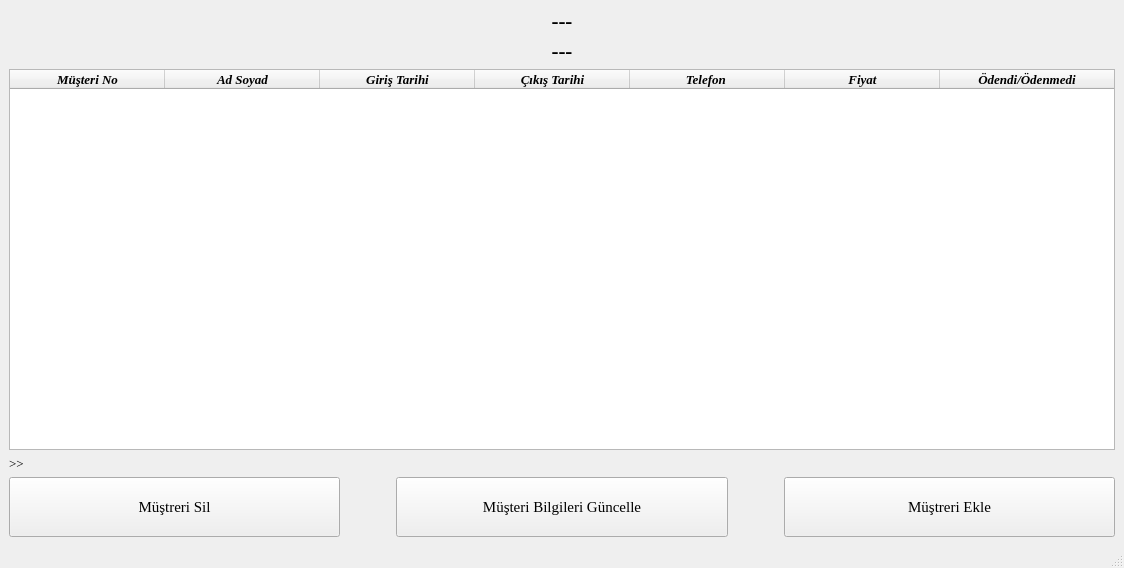
<?xml version="1.0" encoding="UTF-8"?>
<ui version="4.0">
 <class>odaBilgi_MainWindow</class>
 <widget class="QMainWindow" name="odaBilgi_MainWindow">
  <property name="geometry">
   <rect>
    <x>0</x>
    <y>0</y>
    <width>1124</width>
    <height>568</height>
   </rect>
  </property>
  <property name="windowTitle">
   <string>MainWindow</string>
  </property>
  <widget class="QWidget" name="centralwidget">
   <layout class="QVBoxLayout" name="verticalLayout_4">
    <item>
     <layout class="QVBoxLayout" name="verticalLayout_3">
      <item>
       <layout class="QVBoxLayout" name="verticalLayout">
        <item>
         <widget class="QLabel" name="Tarihbaslik_label">
          <property name="font">
           <font>
            <family>Times New Roman</family>
            <pointsize>16</pointsize>
            <weight>75</weight>
            <bold>true</bold>
           </font>
          </property>
          <property name="text">
           <string>---</string>
          </property>
          <property name="alignment">
           <set>Qt::AlignCenter</set>
          </property>
         </widget>
        </item>
        <item>
         <widget class="QLabel" name="baslik_label">
          <property name="font">
           <font>
            <family>Times New Roman</family>
            <pointsize>16</pointsize>
            <weight>75</weight>
            <bold>true</bold>
           </font>
          </property>
          <property name="text">
           <string>---</string>
          </property>
          <property name="alignment">
           <set>Qt::AlignCenter</set>
          </property>
         </widget>
        </item>
       </layout>
      </item>
      <item>
       <widget class="QTableWidget" name="odalarTablosu">
        <property name="sizePolicy">
         <sizepolicy hsizetype="Preferred" vsizetype="Preferred">
          <horstretch>98</horstretch>
          <verstretch>100</verstretch>
         </sizepolicy>
        </property>
        <property name="minimumSize">
         <size>
          <width>1100</width>
          <height>0</height>
         </size>
        </property>
        <property name="maximumSize">
         <size>
          <width>1677721</width>
          <height>1677721</height>
         </size>
        </property>
        <property name="font">
         <font>
          <family>Times New Roman</family>
          <pointsize>10</pointsize>
          <weight>75</weight>
          <italic>true</italic>
          <bold>true</bold>
         </font>
        </property>
        <property name="editTriggers">
         <set>QAbstractItemView::NoEditTriggers</set>
        </property>
        <property name="alternatingRowColors">
         <bool>true</bool>
        </property>
        <property name="selectionMode">
         <enum>QAbstractItemView::SingleSelection</enum>
        </property>
        <property name="selectionBehavior">
         <enum>QAbstractItemView::SelectRows</enum>
        </property>
        <property name="verticalScrollMode">
         <enum>QAbstractItemView::ScrollPerPixel</enum>
        </property>
        <property name="horizontalScrollMode">
         <enum>QAbstractItemView::ScrollPerPixel</enum>
        </property>
        <property name="gridStyle">
         <enum>Qt::NoPen</enum>
        </property>
        <property name="rowCount">
         <number>0</number>
        </property>
        <property name="columnCount">
         <number>7</number>
        </property>
        <attribute name="horizontalHeaderDefaultSectionSize">
         <number>155</number>
        </attribute>
        <attribute name="horizontalHeaderShowSortIndicator" stdset="0">
         <bool>false</bool>
        </attribute>
        <attribute name="horizontalHeaderStretchLastSection">
         <bool>true</bool>
        </attribute>
        <attribute name="verticalHeaderVisible">
         <bool>false</bool>
        </attribute>
        <attribute name="verticalHeaderDefaultSectionSize">
         <number>35</number>
        </attribute>
        <attribute name="verticalHeaderMinimumSectionSize">
         <number>25</number>
        </attribute>
        <attribute name="verticalHeaderStretchLastSection">
         <bool>false</bool>
        </attribute>
        <column>
         <property name="text">
          <string>Müşteri No</string>
         </property>
        </column>
        <column>
         <property name="text">
          <string>Ad Soyad</string>
         </property>
        </column>
        <column>
         <property name="text">
          <string>Giriş Tarihi</string>
         </property>
        </column>
        <column>
         <property name="text">
          <string>Çıkış Tarihi</string>
         </property>
        </column>
        <column>
         <property name="text">
          <string>Telefon </string>
         </property>
        </column>
        <column>
         <property name="text">
          <string>Fiyat</string>
         </property>
        </column>
        <column>
         <property name="text">
          <string>Ödendi/Ödenmedi</string>
         </property>
        </column>
       </widget>
      </item>
      <item>
       <layout class="QVBoxLayout" name="verticalLayout_2">
        <item>
         <widget class="QLabel" name="bilgilendirme">
          <property name="font">
           <font>
            <family>Times New Roman</family>
            <pointsize>10</pointsize>
            <weight>50</weight>
            <bold>false</bold>
           </font>
          </property>
          <property name="text">
           <string>&gt;&gt;</string>
          </property>
         </widget>
        </item>
        <item>
         <layout class="QHBoxLayout" name="horizontalLayout">
          <item>
           <widget class="QPushButton" name="musterisil_pushButton">
            <property name="sizePolicy">
             <sizepolicy hsizetype="Minimum" vsizetype="Fixed">
              <horstretch>0</horstretch>
              <verstretch>0</verstretch>
             </sizepolicy>
            </property>
            <property name="minimumSize">
             <size>
              <width>0</width>
              <height>60</height>
             </size>
            </property>
            <property name="font">
             <font>
              <family>Times New Roman</family>
              <pointsize>11</pointsize>
             </font>
            </property>
            <property name="text">
             <string>Müştreri Sil</string>
            </property>
           </widget>
          </item>
          <item>
           <spacer name="horizontalSpacer_2">
            <property name="orientation">
             <enum>Qt::Horizontal</enum>
            </property>
            <property name="sizeType">
             <enum>QSizePolicy::Fixed</enum>
            </property>
            <property name="sizeHint" stdset="0">
             <size>
              <width>50</width>
              <height>20</height>
             </size>
            </property>
           </spacer>
          </item>
          <item>
           <widget class="QPushButton" name="musteriguncelle_pushButton_2">
            <property name="sizePolicy">
             <sizepolicy hsizetype="Minimum" vsizetype="Fixed">
              <horstretch>0</horstretch>
              <verstretch>0</verstretch>
             </sizepolicy>
            </property>
            <property name="minimumSize">
             <size>
              <width>0</width>
              <height>60</height>
             </size>
            </property>
            <property name="font">
             <font>
              <family>Times New Roman</family>
              <pointsize>11</pointsize>
             </font>
            </property>
            <property name="text">
             <string>Müşteri Bilgileri Güncelle</string>
            </property>
           </widget>
          </item>
          <item>
           <spacer name="horizontalSpacer">
            <property name="orientation">
             <enum>Qt::Horizontal</enum>
            </property>
            <property name="sizeType">
             <enum>QSizePolicy::Fixed</enum>
            </property>
            <property name="sizeHint" stdset="0">
             <size>
              <width>50</width>
              <height>20</height>
             </size>
            </property>
           </spacer>
          </item>
          <item>
           <widget class="QPushButton" name="musteriekle_pushButton">
            <property name="sizePolicy">
             <sizepolicy hsizetype="Minimum" vsizetype="Fixed">
              <horstretch>0</horstretch>
              <verstretch>0</verstretch>
             </sizepolicy>
            </property>
            <property name="minimumSize">
             <size>
              <width>0</width>
              <height>60</height>
             </size>
            </property>
            <property name="font">
             <font>
              <family>Times New Roman</family>
              <pointsize>11</pointsize>
             </font>
            </property>
            <property name="text">
             <string>Müştreri Ekle</string>
            </property>
           </widget>
          </item>
         </layout>
        </item>
       </layout>
      </item>
     </layout>
    </item>
   </layout>
  </widget>
  <widget class="QMenuBar" name="menubar">
   <property name="geometry">
    <rect>
     <x>0</x>
     <y>0</y>
     <width>1124</width>
     <height>26</height>
    </rect>
   </property>
  </widget>
  <widget class="QStatusBar" name="statusbar"/>
 </widget>
 <resources/>
 <connections/>
</ui>
